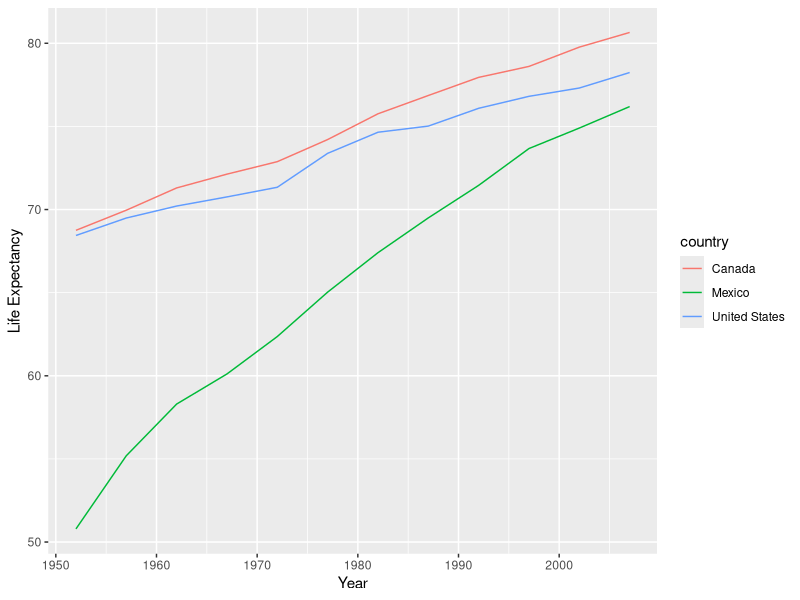
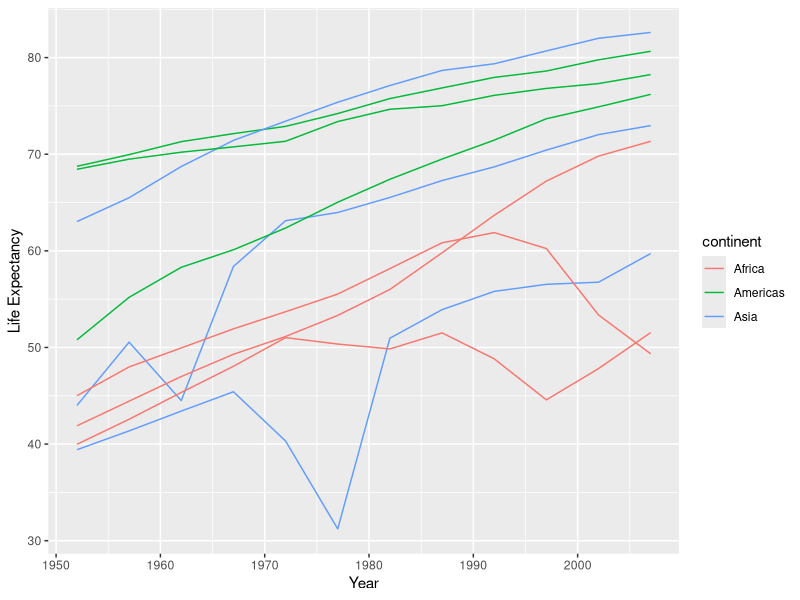
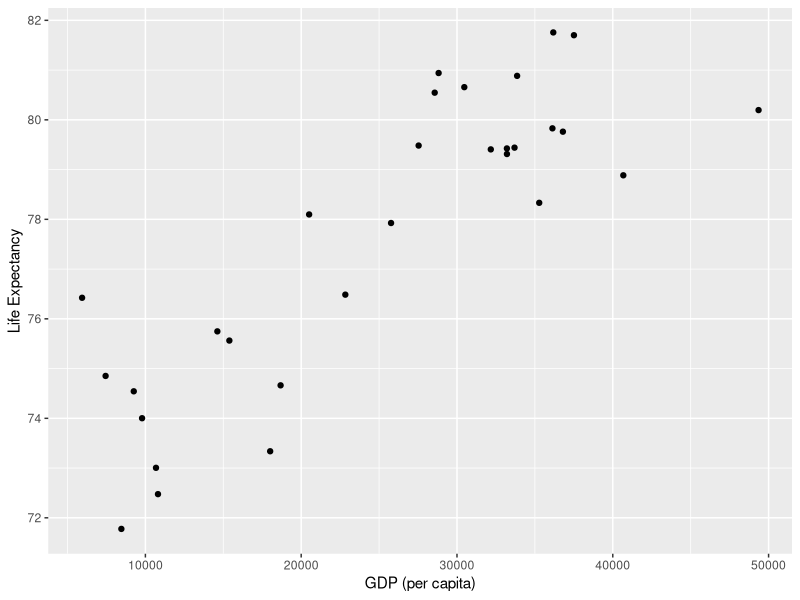
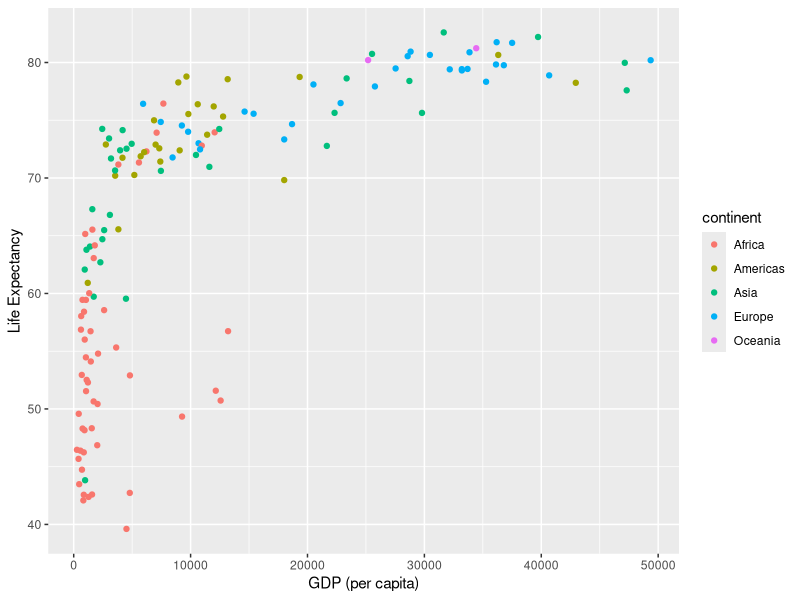

Recreate these plots in R, in order.
## ---- chunk 1
gap_5060 <- read.csv('data/gapminder-5060.csv')
gap_7080 <- read.csv('data/gapminder-7080.csv')
gap_90plus <- read.csv('data/gapminder-90plus.csv')
## ---- chunk 2
head(gap_5060)
## ---- chunk 3
tail(gap_5060)
## ---- chunk 4
library(knitr)  # loads the knitr package, so we can use kable
kable(head(gap_90plus))
## ---- chunk 5
gap_combined <- rbind(gap_5060, gap_7080, gap_90plus)
## ---- chunk 6
kable(head(gap_combined))
## ---- chunk 7
kable(tail(gap_combined))
## ---- chunk 8
library(ggplot2)
## ---- chunk 9
gap_north_america <- subset(gap_combined, country %in% c('Canada', 'Mexico', 'United States'))

ggplot(gap_north_america, aes(x = year, y = lifeExp, color=country)) + geom_line() + xlab("Year") + ylab("Life Expectancy")
## ---- chunk 10

country_list <- c('Canada', 'Mexico', 'United States', 'Cambodia', 'China', 'Japan', 'Egypt', 'South Africa', 'Uganda')
gap_coi <- subset(gap_combined, country %in% country_list)

ggplot(gap_coi, aes(x = year, y = lifeExp, group=country, color=continent)) + geom_line() + xlab("Year") + ylab("Life Expectancy")

## ---- chunk 11
gap_europe <- subset(gap_combined, continent == 'Europe' & year == 2007)

ggplot(gap_europe, aes(x=gdpPercap, y = lifeExp)) + geom_point() + xlab("GDP (per capita)") + ylab("Life Expectancy")
## ---- chunk 12
gap_2007 <- subset(gap_combined, year == 2007)

ggplot(gap_2007, aes(x=gdpPercap, y = lifeExp, group=continent, color=continent)) + geom_point() + xlab("GDP (per capita)") + ylab("Life Expectancy")
